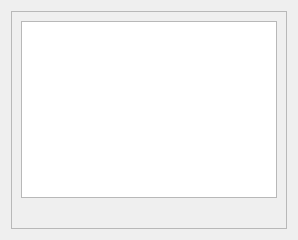
          <widget class="QWidget" name="expTab">
           <attribute name="title">
            <string>&amp;Experiments</string>
           </attribute>
           <layout class="QHBoxLayout" name="horizontalLayout_8">
            <item>
             <widget class="QFrame" name="expFrame">
              <property name="frameShape">
               <enum>QFrame::StyledPanel</enum>
              </property>
              <property name="frameShadow">
               <enum>QFrame::Raised</enum>
              </property>
              <layout class="QVBoxLayout" name="verticalLayout_5" stretch="12,1">
               <item>
                <widget class="QListView" name="expList">
                 <property name="mouseTracking">
                  <bool>true</bool>
                 </property>
                 <property name="toolTip">
                  <string/>
                 </property>
                 <property name="toolTipDuration">
                  <number>0</number>
                 </property>
                 <property name="whatsThis">
                  <string/>
                 </property>
                 <property name="editTriggers">
                  <set>QAbstractItemView::NoEditTriggers</set>
                 </property>
                 <property name="showDropIndicator" stdset="0">
                  <bool>false</bool>
                 </property>
                 <property name="alternatingRowColors">
                  <bool>true</bool>
                 </property>
                 <property name="selectionMode">
                  <enum>QAbstractItemView::ExtendedSelection</enum>
                 </property>
                 <property name="selectionBehavior">
                  <enum>QAbstractItemView::SelectItems</enum>
                 </property>
                 <property name="spacing">
                  <number>0</number>
                 </property>
                 <property name="selectionRectVisible">
                  <bool>false</bool>
                 </property>
                </widget>
               </item>
               <item>
                <widget class="QFrame" name="expButtonsFrame">
                 <property name="frameShape">
                  <enum>QFrame::NoFrame</enum>
                 </property>
                 <property name="frameShadow">
                  <enum>QFrame::Raised</enum>
                 </property>
                 <widget class="QPushButton" name="expDeSel">
                  <property name="geometry">
                   <rect>
                    <x>98</x>
                    <y>15</y>
                    <width>89</width>
                    <height>27</height>
                   </rect>
                  </property>
                  <property name="text">
                   <string>Deselect &amp;All</string>
                  </property>
                 </widget>
                 <widget class="QPushButton" name="Quit_3">
                  <property name="geometry">
                   <rect>
                    <x>194</x>
                    <y>15</y>
                    <width>85</width>
                    <height>27</height>
                   </rect>
                  </property>
                  <property name="sizePolicy">
                   <sizepolicy hsizetype="Expanding" vsizetype="Fixed">
                    <horstretch>0</horstretch>
                    <verstretch>0</verstretch>
                   </sizepolicy>
                  </property>
                  <property name="font">
                   <font>
                    <weight>75</weight>
                    <bold>true</bold>
                   </font>
                  </property>
                  <property name="styleSheet">
                   <string notr="true">color: darkred;
font-style:bold



</string>
                  </property>
                  <property name="text">
                   <string>&amp;QUIT</string>
                  </property>
                 </widget>
                 <widget class="QPushButton" name="expSelAll">
                  <property name="geometry">
                   <rect>
                    <x>0</x>
                    <y>15</y>
                    <width>89</width>
                    <height>27</height>
                   </rect>
                  </property>
                  <property name="text">
                   <string>S&amp;elect All</string>
                  </property>
                 </widget>
                </widget>
               </item>
              </layout>
             </widget>
            </item>
           </layout>
          </widget>
